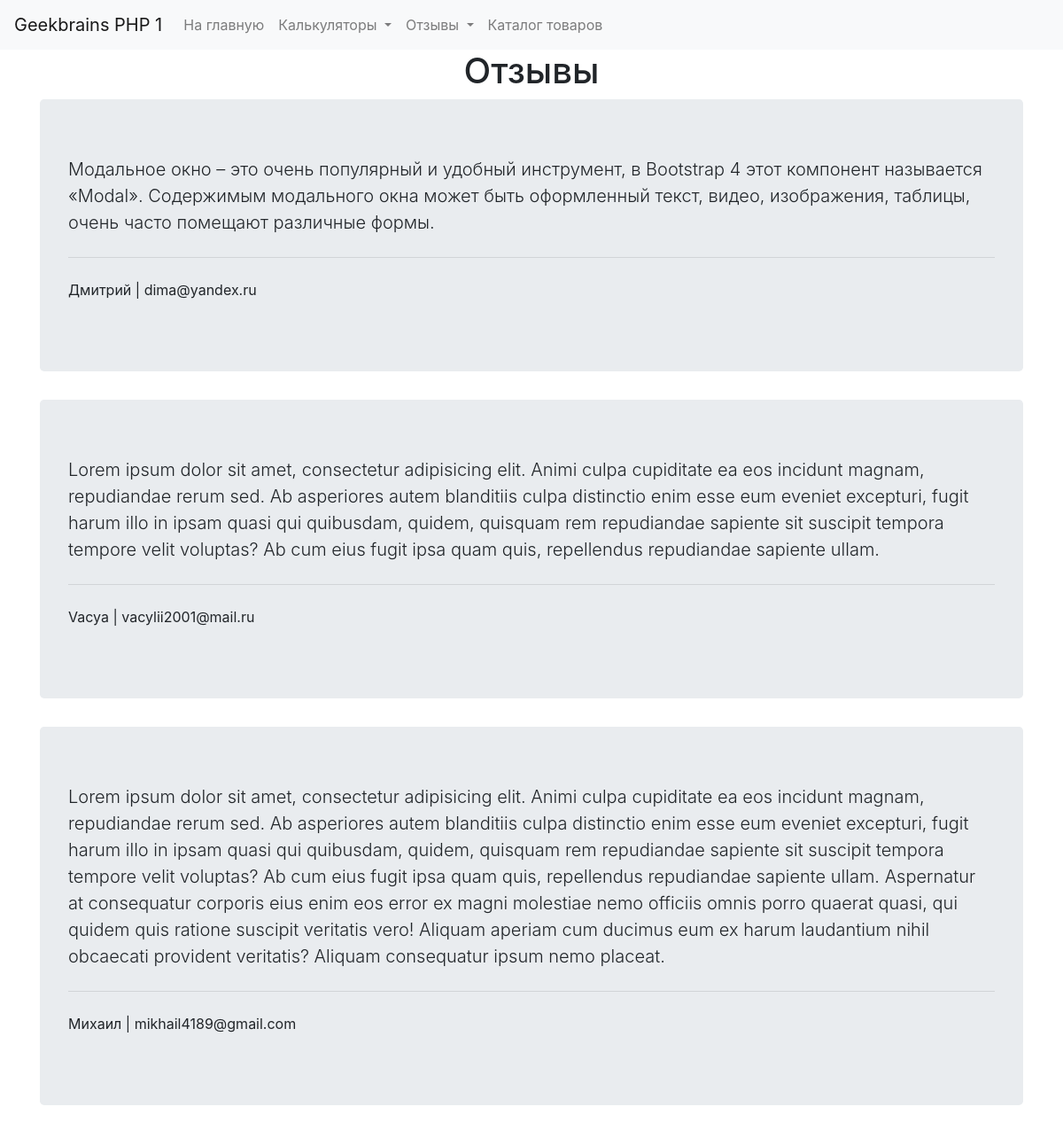
The page /reviews.php?view on the database its author committed.
### tables this page shows
CREATE TABLE `reviews` (
  `id` int(11) NOT NULL AUTO_INCREMENT,
  `user_name` varchar(45) NOT NULL,
  `user_email` varchar(45) DEFAULT NULL,
  `user_review` varchar(5000) NOT NULL,
  PRIMARY KEY (`id`)
);

### engine/render.php (called while the page is built, shortened)
<?php
function render(string $template, array $data = [], bool $withLayout = true, string $layout = 'layout') {
    global $config;
    $templates = [
        'layout' => "{$config['app']['templatesPath']}/{$layout}.php",
        'page' => "{$config['app']['templatesPath']}/{$template}.php"
    ];
    $data['config'] = $config['app'];
    $pageView = getTemplateContent($templates['page'], $data);
    if ($withLayout) {
        $data['content'] = $pageView;
        return getTemplateContent($templates['layout'], $data);
    } else {
        return $pageView;
    }
}
function getTemplateContent(string $filepath, array $data) {
    extract($data);
    include $filepath;
    return ob_get_clean();
}

### engine/database.php (called while the page is built, shortened)
<?php
$connection = mysqli_connect(
    $config['db']['host'],
    $config['db']['user'],
    $config['db']['password'],
    $config['db']['database']
);
function getItemArray(string $sql) {
    global $connection;
    $result = mysqli_query($connection, $sql);
    $rows = [];
    while ($row = mysqli_fetch_assoc($result)) {
        $rows[] = $row;
    }
    return $rows;
}

### templates/reviews/view.php (the view)
<h1 class="text-center">Отзывы</h1>
<div class="container">
    <?php foreach ($reviews as $row): ?>
    <div class="jumbotron">
        <p class="lead"><?php echo $row['user_review'] ?></p>
        <hr class="my-4">
        <p> <?php echo $row['user_name'] ?> | <?php echo $row['user_email'] ?></p>
    </div>
    <?php endforeach; ?>
</div>

### rows shown on the page
reviews: user_review "Модальное окно – это очень популярный и удобный инструмент, в Bootstrap 4 этот компонент называется «Modal». Содержимым модального окна может быть оформленный текст, видео, изображения, таблицы, очень часто помещают различные формы.", user_name "Дмитрий", user_email "dima@yandex.ru"
reviews: user_review "Lorem ipsum dolor sit amet, consectetur adipisicing elit. Animi culpa cupiditate ea eos incidunt magnam, repudiandae rerum sed. Ab asperiores autem blanditiis culpa distinctio enim esse eum eveniet excepturi, fugit harum illo in ipsam quasi qui quibusdam, quidem, quisquam rem repudiandae sapiente sit suscipit tempora tempore velit voluptas? Ab cum eius fugit ipsa quam quis, repellendus repudiandae sapiente ullam.", user_name "Vacya", user_email "vacylii2001@mail.ru"
reviews: user_review "Lorem ipsum dolor sit amet, consectetur adipisicing elit. Animi culpa cupiditate ea eos incidunt magnam, repudiandae rerum sed. Ab asperiores autem blanditiis culpa distinctio enim esse eum eveniet excepturi, fugit harum illo in ipsam quasi qui quibusdam, quidem, quisquam rem repudiandae sapiente sit suscipit tempora tempore velit voluptas? Ab cum eius fugit ipsa quam quis, repellendus repudiandae sapiente ullam. Aspernatur at consequatur corporis eius enim eos error ex magni molestiae nemo officiis omnis porro quaerat quasi, qui quidem quis ratione suscipit veritatis vero! Aliquam aperiam cum ducimus eum ex harum laudantium nihil obcaecati provident veritatis? Aliquam consequatur ipsum…", user_name "Михаил", user_email "mikhail4189@gmail.com"

### other values the page prints
$config['name'] "Geekbrains PHP 1"
